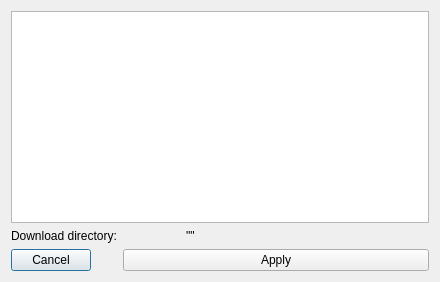
<?xml version="1.0" encoding="UTF-8"?>
<ui version="4.0">
 <class>ChoosingDirectoryWindow</class>
 <widget class="QDialog" name="ChoosingDirectoryWindow">
  <property name="geometry">
   <rect>
    <x>0</x>
    <y>0</y>
    <width>440</width>
    <height>282</height>
   </rect>
  </property>
  <property name="windowTitle">
   <string>Dialog</string>
  </property>
  <layout class="QFormLayout" name="formLayout">
   <item row="0" column="0" colspan="2">
    <widget class="QTreeView" name="tree"/>
   </item>
   <item row="1" column="0">
    <widget class="QLabel" name="label">
     <property name="text">
      <string>Download directory:</string>
     </property>
    </widget>
   </item>
   <item row="1" column="1">
    <widget class="QLabel" name="directoryLabel">
     <property name="text">
      <string>                   &quot;&quot;</string>
     </property>
    </widget>
   </item>
   <item row="2" column="0">
    <widget class="QPushButton" name="cancelButton">
     <property name="text">
      <string>Cancel</string>
     </property>
    </widget>
   </item>
   <item row="2" column="1">
    <widget class="QPushButton" name="applyButton">
     <property name="text">
      <string>Apply</string>
     </property>
    </widget>
   </item>
  </layout>
 </widget>
 <resources/>
 <connections/>
</ui>
